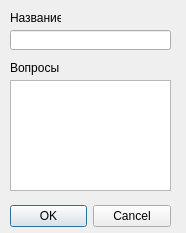
<?xml version="1.0" encoding="UTF-8"?>
<ui version="4.0">
 <class>GroupEditor</class>
 <widget class="QDialog" name="GroupEditor">
  <property name="geometry">
   <rect>
    <x>0</x>
    <y>0</y>
    <width>186</width>
    <height>233</height>
   </rect>
  </property>
  <property name="windowTitle">
   <string>Изменение группы</string>
  </property>
  <widget class="QDialogButtonBox" name="buttonBox">
   <property name="geometry">
    <rect>
     <x>10</x>
     <y>200</y>
     <width>161</width>
     <height>32</height>
    </rect>
   </property>
   <property name="orientation">
    <enum>Qt::Horizontal</enum>
   </property>
   <property name="standardButtons">
    <set>QDialogButtonBox::Cancel|QDialogButtonBox::Ok</set>
   </property>
  </widget>
  <widget class="QLabel" name="label">
   <property name="geometry">
    <rect>
     <x>10</x>
     <y>10</y>
     <width>51</width>
     <height>16</height>
    </rect>
   </property>
   <property name="text">
    <string>Название:</string>
   </property>
  </widget>
  <widget class="QLabel" name="label_2">
   <property name="geometry">
    <rect>
     <x>10</x>
     <y>60</y>
     <width>61</width>
     <height>16</height>
    </rect>
   </property>
   <property name="text">
    <string>Вопросы</string>
   </property>
  </widget>
  <widget class="QListWidget" name="listWidget">
   <property name="geometry">
    <rect>
     <x>10</x>
     <y>80</y>
     <width>161</width>
     <height>111</height>
    </rect>
   </property>
   <property name="whatsThis">
    <string>&lt;!DOCTYPE HTML PUBLIC &quot;-//W3C//DTD HTML 4.0//EN&quot; &quot;http://www.w3.org/TR/REC-html40/strict.dtd&quot;&gt;
&lt;html&gt;&lt;head&gt;&lt;meta name=&quot;qrichtext&quot; content=&quot;1&quot; /&gt;&lt;style type=&quot;text/css&quot;&gt;
p, li { white-space: pre-wrap; }
&lt;/style&gt;&lt;/head&gt;&lt;body style=&quot; font-family:'MS Shell Dlg 2'; font-size:8.25pt; font-weight:400; font-style:normal;&quot;&gt;
&lt;p align=&quot;center&quot; style=&quot; margin-top:0px; margin-bottom:0px; margin-left:0px; margin-right:0px; -qt-block-indent:0; text-indent:0px;&quot;&gt;&lt;span style=&quot; font-size:8pt; font-weight:600;&quot;&gt;Список вопросов&lt;/span&gt;&lt;/p&gt;
&lt;p align=&quot;justify&quot; style=&quot; margin-top:0px; margin-bottom:0px; margin-left:0px; margin-right:0px; -qt-block-indent:0; text-indent:0px;&quot;&gt;&lt;span style=&quot; font-size:8pt;&quot;&gt;Список вопросов, созданных в тесте. Галочками отмечены вопросы которые уже находятся в тесте.&lt;/span&gt;&lt;/p&gt;
&lt;p align=&quot;justify&quot; style=&quot; margin-top:0px; margin-bottom:0px; margin-left:0px; margin-right:0px; -qt-block-indent:0; text-indent:0px;&quot;&gt;&lt;span style=&quot; font-size:8pt;&quot;&gt;Устанавливайте/снимайте галочки для заненесия/удаления вопроса из темы.&lt;/span&gt;&lt;/p&gt;&lt;/body&gt;&lt;/html&gt;</string>
   </property>
  </widget>
  <widget class="QLineEdit" name="lineEdit">
   <property name="geometry">
    <rect>
     <x>10</x>
     <y>30</y>
     <width>161</width>
     <height>20</height>
    </rect>
   </property>
   <property name="whatsThis">
    <string>&lt;!DOCTYPE HTML PUBLIC &quot;-//W3C//DTD HTML 4.0//EN&quot; &quot;http://www.w3.org/TR/REC-html40/strict.dtd&quot;&gt;
&lt;html&gt;&lt;head&gt;&lt;meta name=&quot;qrichtext&quot; content=&quot;1&quot; /&gt;&lt;style type=&quot;text/css&quot;&gt;
p, li { white-space: pre-wrap; }
&lt;/style&gt;&lt;/head&gt;&lt;body style=&quot; font-family:'MS Shell Dlg 2'; font-size:8.25pt; font-weight:400; font-style:normal;&quot;&gt;
&lt;p align=&quot;center&quot; style=&quot; margin-top:0px; margin-bottom:0px; margin-left:0px; margin-right:0px; -qt-block-indent:0; text-indent:0px;&quot;&gt;&lt;span style=&quot; font-size:8pt; font-weight:600;&quot;&gt;Название темы&lt;/span&gt;&lt;/p&gt;
&lt;p style=&quot; margin-top:0px; margin-bottom:0px; margin-left:0px; margin-right:0px; -qt-block-indent:0; text-indent:0px;&quot;&gt;&lt;span style=&quot; font-size:8pt;&quot;&gt;Здесь можно изменить название темы вопросов.&lt;/span&gt;&lt;/p&gt;&lt;/body&gt;&lt;/html&gt;</string>
   </property>
  </widget>
 </widget>
 <resources/>
 <connections>
  <connection>
   <sender>buttonBox</sender>
   <signal>accepted()</signal>
   <receiver>GroupEditor</receiver>
   <slot>accept()</slot>
   <hints>
    <hint type="sourcelabel">
     <x>248</x>
     <y>254</y>
    </hint>
    <hint type="destinationlabel">
     <x>157</x>
     <y>274</y>
    </hint>
   </hints>
  </connection>
  <connection>
   <sender>buttonBox</sender>
   <signal>rejected()</signal>
   <receiver>GroupEditor</receiver>
   <slot>reject()</slot>
   <hints>
    <hint type="sourcelabel">
     <x>316</x>
     <y>260</y>
    </hint>
    <hint type="destinationlabel">
     <x>286</x>
     <y>274</y>
    </hint>
   </hints>
  </connection>
 </connections>
</ui>
